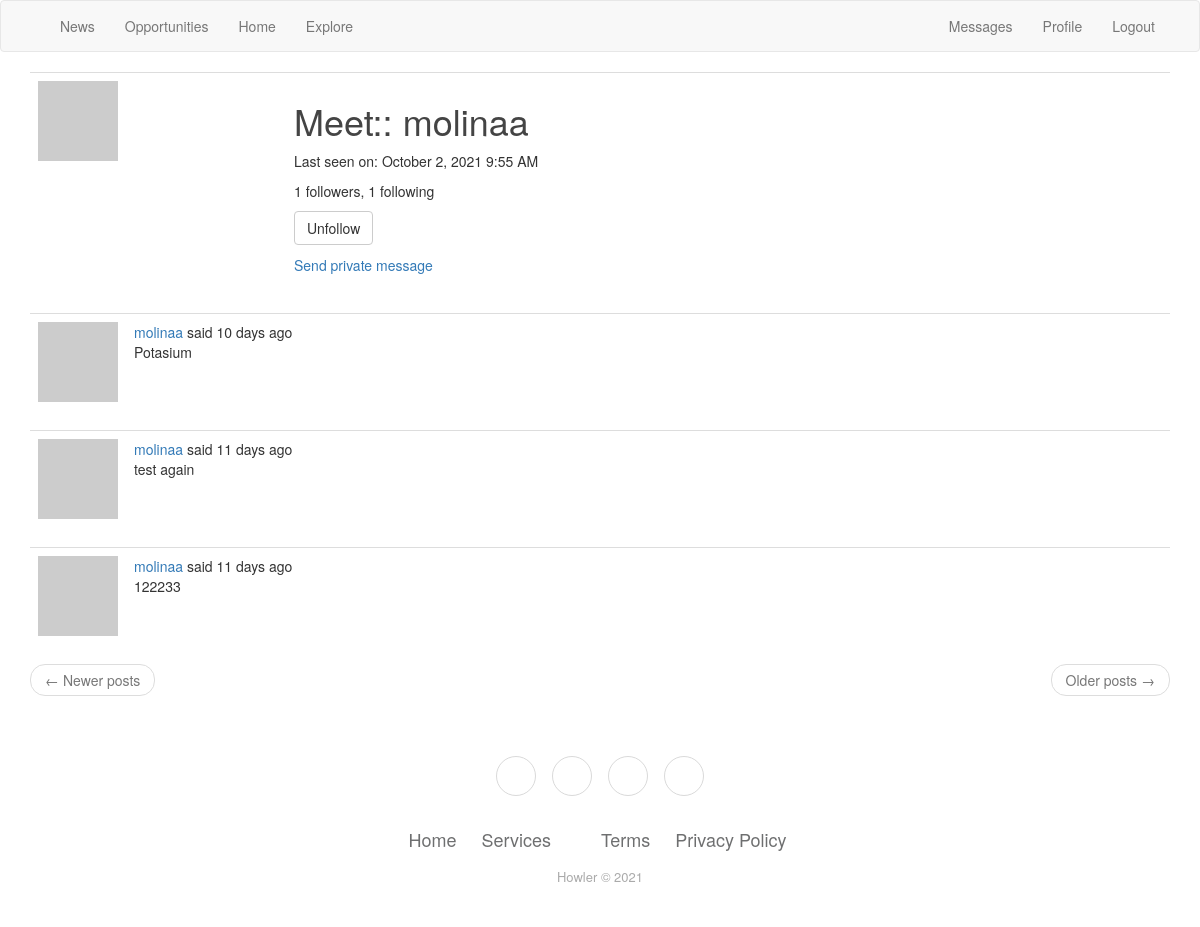
The app's page /user/molinaa (signed in), older data.
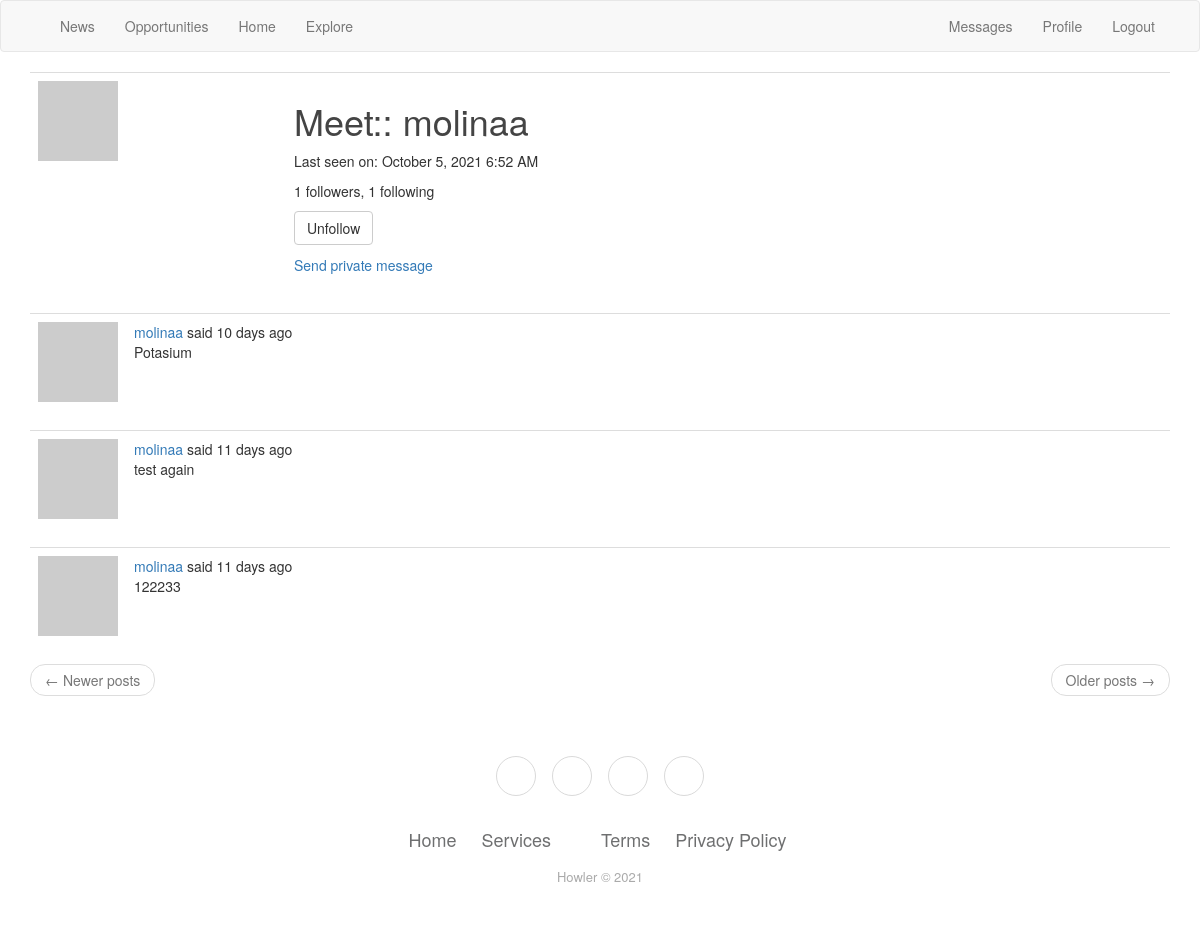
The same page, newer data.
### app/models.py (models this page shows, shortened)
class User(UserMixin,db.Model):
    id = db.Column(db.Integer, primary_key=True)
    username = db.Column(db.String(64), index=True, unique=True)
    email = db.Column(db.String(120), index=True, unique=True)
    password_hash = db.Column(db.String(128))
    posts = db.relationship('Post', backref='author', lazy='dynamic')
    job = db.relationship('Jobpost', backref='author', lazy='dynamic')  #This will also link with jobpost
    about_me = db.Column(db.String(1500))
    last_seen = db.Column(db.DateTime, default=datetime.utcnow)
    followed = db.relationship(
        'User', secondary=followers,
        primaryjoin=(followers.c.follower_id == id),
        secondaryjoin=(followers.c.followed_id == id),
        backref=db.backref('followers', lazy='dynamic'), lazy='dynamic')
    messages_sent = db.relationship('Message',
                                    foreign_keys='Message.sender_id',
                                    backref='author', lazy='dynamic')
    messages_received = db.relationship('Message',
                                        foreign_keys='Message.recipient_id',
                                        backref='recipient', lazy='dynamic')
    last_message_read_time = db.Column(db.DateTime)
    notifications = db.relationship('Notification', backref='user',
                                    lazy='dynamic')
    def new_messages(self):
        last_read_time = self.last_message_read_time or datetime(1900, 1, 1)
        return Message.query.filter_by(recipient=self).filter(
            Message.timestamp > last_read_time).count()
    def avatar(self, size):
        digest = md5(self.email.lower().encode('utf-8')).hexdigest()
        return 'https://www.gravatar.com/avatar/{}?d=identicon&s={}'.format(
            digest, size)
    def is_following(self, user):
        return self.followed.filter(
            followers.c.followed_id == user.id).count() > 0

class Post(db.Model):
    id = db.Column(db.Integer, primary_key=True)
    body = db.Column(db.String(140))
    timestamp = db.Column(db.DateTime, index=True, default=datetime.utcnow)
    user_id = db.Column(db.Integer, db.ForeignKey('user.id'))
    language = db.Column(db.String(5))

### app/routes.py (the view)
@app.route('/user/<username>')
@login_required
def user(username):
    user = User.query.filter_by(username=username).first_or_404()
    page = request.args.get('page', 1, type=int)
    posts = user.posts.order_by(Post.timestamp.desc()).paginate(
        page, app.config['POSTS_PER_PAGE'], False)
    next_url = url_for('user', username=user.username, page=posts.next_num) \
        if posts.has_next else None
    prev_url = url_for('user', username=user.username, page=posts.prev_num) \
        if posts.has_prev else None
    form = EmptyForm()
    return render_template('user.html', user=user, posts=posts.items,
                           next_url=next_url, prev_url=prev_url, form=form)

### app/forms.py
class EmptyForm(FlaskForm):
    submit = SubmitField('Submit')

### app/models.py (called while the page is built)
@login.user_loader
def load_user(id):
    return User.query.get(int(id))

### app/routes.py (called while the page is built)
@app.before_request  #Checks if user is logged to know when they have been last seen.
def before_request():
    if current_user.is_authenticated:
        current_user.last_seen = datetime.utcnow()
        db.session.commit()
    g.locale = str(get_locale())

@app.before_request
def before_request():
    g.locale = str(get_locale())

### app/templates/user.html (shortened to what this page needs)
{% extends "base.html" %}
{% block app_content %}
    <table class="table table-hover">
        <tr>
            <td width="256px"><img src="{{ user.avatar(256) }}"></td>
            <td>
                <h1>{{ _('Meet:') }}: {{ user.username }}</h1>
                {% if user.last_seen %}
                <p>{{ _('Last seen on') }}: {{ moment(user.last_seen).format('LLL') }}</p>
                {% endif %}
                <p>{{ _('%(count)d followers', count=user.followers.count()) }}, {{ _('%(count)d following', count=user.followed.count()) }}</p>
                {% if user == current_user %}
                <p><a href="{{ url_for('edit_profile') }}">{{ _('Edit your profile') }}</a></p>
                {% else %}
                <p>
                    <form action="{{ url_for('unfollow', username=user.username) }}" method="post">
                        {{ form.submit(value=_('Unfollow'), class_='btn btn-default') }}
                    </form>
                </p>
                {% endif %}
                {% if user != current_user %}
                <p><a href="{{ url_for('send_message', recipient=user.username) }}">{{ _('Send private message') }}</a></p>
                {% endif %}
            </td>
        </tr>
    </table>
    {% for post in posts %}
        {% include '__post.html' %}
    {% endfor %}
    <nav aria-label="...">
        <ul class="pager">
            <li class="previous{% if not prev_url %} disabled{% endif %}">
                <a href="{{ prev_url or '#' }}">
                    <span aria-hidden="true">&larr;</span> {{ _('Newer posts') }}
                </a>
            </li>
            <li class="next{% if not next_url %} disabled{% endif %}">
                <a href="{{ next_url or '#' }}">
                    {{ _('Older posts') }} <span aria-hidden="true">&rarr;</span>
                </a>
            </li>
        </ul>
    </nav>
{% endblock %}

### app/templates/base.html (shortened to what this page needs)
{% extends 'bootstrap/base.html' %}
{% block navbar %}
    <nav class="navbar navbar-default">
        <div class="container">
            <div class="navbar-header">
                <a class="navbar-brand" href="{{ url_for('index') }}">{{_(Howler)}}</a>
            </div>
            <div class="collapse navbar-collapse" id="bs-example-navbar-collapse-1">
                <ul class="nav navbar-nav">
                    <li><a  href="{{ url_for('news')}}"> {{ _('News') }} </a></li>
                     <li><a  href="{{ url_for('opportunity')}}"> {{_('Opportunities')}}</a></li>
                    <li><a href="{{ url_for('index') }}">{{ _('Home') }}</a></li>
                    <li><a href="{{ url_for('explore') }}">{{ _('Explore') }}</a></li>
                </ul>
                <ul class="nav navbar-nav navbar-right">
                    {% if current_user.is_anonymous %}
                    <li><a href="{{ url_for('login') }}">{{ _('Login') }}</a></li>
                    {% else %}
                    <li><a href="{{ url_for('messages') }}">
                            {{ _('Messages') }}
                             {% set new_messages = current_user.new_messages() %}
                        </a></li>
                    <li><a href="{{ url_for('user', username=current_user.username) }}">{{ _('Profile') }}</a></li>
                    <li><a href="{{ url_for('logout') }}">{{ _('Logout') }}</a></li>
                    {% endif %}
                </ul>
            </div>
        </div>
    </nav>
{% endblock %}
{% block content %}
    <div class="container">
        {% block app_content %}{% endblock %}
    </div>
<div class="footer-basic">
        <footer>
            <div class="social"><a href="#"></a><a href="#"></a><a href="#"></a><a href="#"></a></div>
            <ul class="list-inline">
                <li class="list-inline-item"><a href="#">Home</a></li>
                <li class="list-inline-item"><a href="#">Services</a></li>
                <li class="list-inline-item"><a href="#">Terms</a></li>
                <li class="list-inline-item"><a href="#">Privacy Policy</a></li>
            </ul>
            <p class="copyright">Howler © 2021</p>
        </footer>
    </div>
{% endblock %}
{% block styles %}
{{super()}}
  <link rel="stylesheet" href="{{url_for('.static', filename='main.css')}}">
{% endblock %}

### app/templates/__post.html (shortened to what this page needs)
<table class="table table-hover">
        <tr>
            <td width="70px">
                <a href="{{ url_for('user', username=post.author.username) }}">
                    <img src="{{ post.author.avatar(70) }}" />
                </a>
            </td>
            <td>
                {{ _('%(username)s said %(when)s',
                    username=user_link, when=moment(post.timestamp).fromNow()) }}
                <br>
                <span id="post{{ post.id }}">{{ post.body }}</span>
            </td>
        </tr>
    </table>

### app/static/main.css (style rules this page uses)
h1, h2, h3, h4, h5, h6 { color: #444444; }
.footer-basic { padding:40px 0; background-color:#ffffff; color:#4b4c4d; }
.footer-basic ul { padding:0; list-style:none; text-align:center; font-size:18px; line-height:1.6; margin-bottom:0; }
.footer-basic li { padding:0 10px; }
.footer-basic ul a { color:inherit; text-decoration:none; opacity:0.8; }
.footer-basic .social { text-align:center; padding-bottom:25px; }
.footer-basic .social > a { font-size:24px; width:40px; height:40px; line-height:40px; display:inline-block; text-align:center; border-radius:50%; border:1px solid #ccc; margin:0 8px; color:inherit; opacity:0.75; }
.footer-basic .copyright { margin-top:15px; text-align:center; font-size:13px; color:#aaa; margin-bottom:0; }

Row changes from the older to the newer data that the page shows:
changed User "molinaa": last_seen "October 2, 2021 9:55 AM" → "October 5, 2021 6:52 AM"
